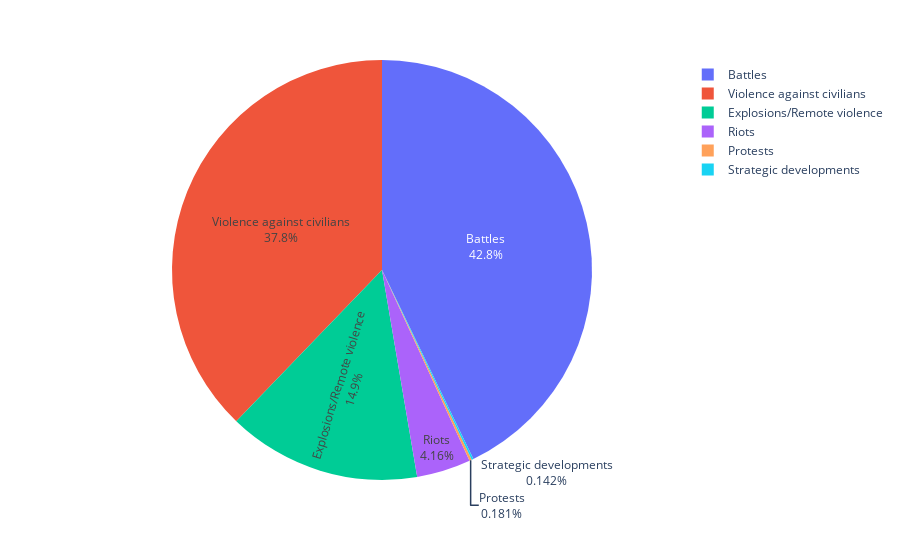

Notebook code for this chart:
### Code cell
fatal_event = ngn_crime.pivot_table(index= ["event_type"], values = "fatalities" , aggfunc="sum").sort_values(by='fatalities',ascending = False)
fatal_event = fatal_event.reset_index()

fig = px.pie(fatal_event, values = 'fatalities', names = 'event_type')
fig.update_traces(textinfo='percent+label')
fig.show()

### Figure 1 — Plotly figure (JSON) as saved in the notebook; plotly's stock layout.template omitted (floating-point values rounded to 4 significant figures)
{"data": [{"domain": {"x": [0, 1], "y": [0, 1]}, "hovertemplate": "event_type=%{label}<br>fatalities=%{value}<extra></extra>", "labels": ["Battles", "Violence against civilians", "Explosions/Remote violence", "Riots", "Protests", "Strategic developments"], "legendgroup": "", "name": "", "showlegend": true, "textinfo": "percent+label", "type": "pie", "values": [51401, 45357, 17863, 4997, 217, 170]}], "layout": {"autosize": true, "legend": {"tracegroupgap": 0}, "margin": {"t": 60}}}
